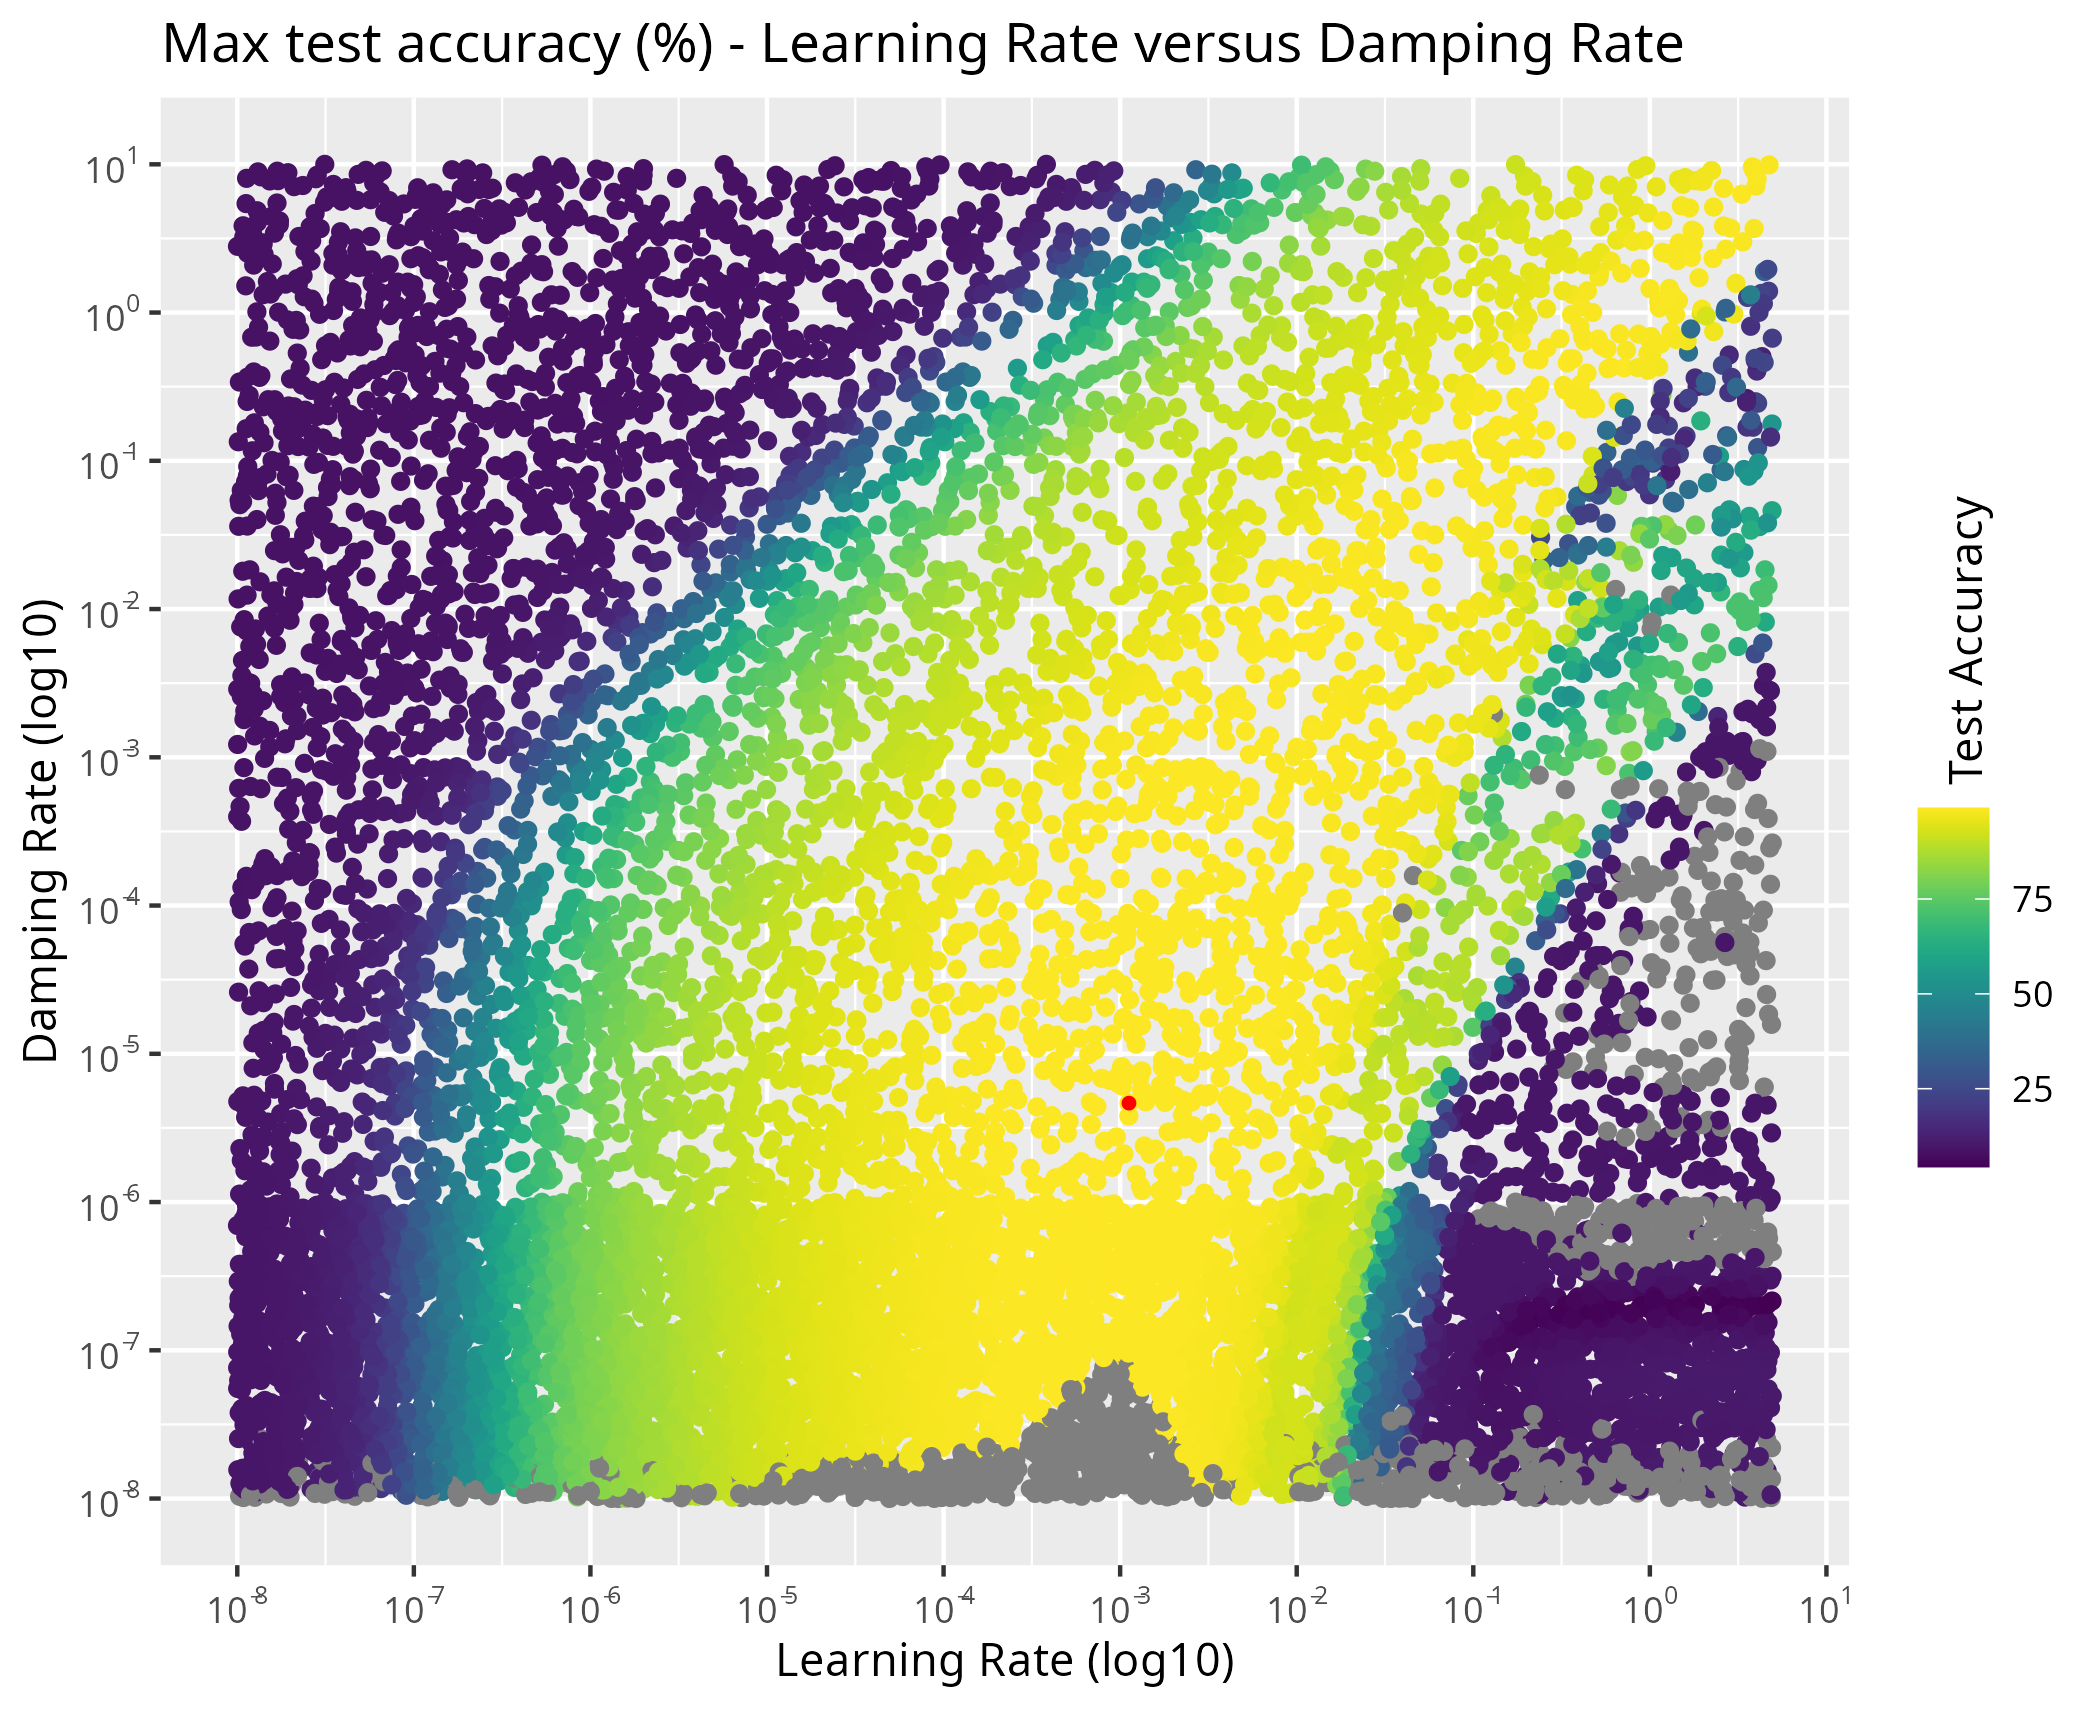

Reproduce this figure in R.
# in the real experiment, we ran 4 jobs separatedly with different range of learning rates and damping rates
# this script combines the results and plot them, making the plot in the paper
# to run this script:
# - (cd logs && tar xvf exp1a.tar.xz)
# - Rscript 1a-cross-hyperparameters.R
# - Plot is saved at 1a-cross-hyperparameters.png

require(ggplot2)
require(viridis)
require(svglite)
require(scales)
require(plyr)
require(dplyr)

# #=============
# # read props
# #=============
props_df1 <- read.csv('logs/exp3a-run1.csv', sep='\t') %>% mutate(run_no = 1)
props_df2 <- read.csv('logs/exp3a-run2.csv', sep='\t') %>% mutate(run_no = 2)
props_df3 <- read.csv('logs/exp3a-run3.csv', sep='\t') %>% mutate(run_no = 3)
props_df4 <- read.csv('logs/exp3a-run4.csv', sep='\t') %>% mutate(run_no = 4)

props_df <- rbind.fill(props_df1, props_df2, props_df3, props_df4) %>%
	select(
		run_no
		, pid
		, LEARNING_RATE
		, CW_NGD_DAMPING
		, reason
		, epoch_no
		, step_no
		, train_acc
		, test_acc
	) %>%
	rename(c('lr' = 'LEARNING_RATE', 'damping' = 'CW_NGD_DAMPING'))

# #=============
# # read individual running results
# #=============

df_list <- list()
for (row_no in seq_len(nrow(props_df))) {
	if (props_df$reason[row_no] != 'exception') {
		for (mode in c('test', 'train', 'step')) {
			pid <- props_df$pid[row_no]
			run_no <- props_df$run_no[row_no]
			file_path <- paste0('logs/run', run_no, '-', pid, '-', mode, '.csv')
			if (file.exists(file_path)) {
				df <- read.table(text=readLines(file_path, warn = FALSE), header = TRUE, sep = '\t')
				df$mode <- mode
				df$pid <- pid
				df$run_no <- run_no
				df <- df %>% filter(loss != 'None') %>% mutate(loss = as.numeric(loss), acc = as.numeric(acc))
				df_list[[paste(pid, run_no, mode, sep = '-')]] <- df
				# df_list <- c(df_list, list(df))
			} else cat(paste('Missing', file_path, '\n'))
		}
	}
}
# all_df <- bind_rows(df_list)

# #=============
# # get aggregated data
# #=============
best_row <- props_df %>% filter(reason == 'max_acc') %>% arrange(-step_no) %>% tail(1)

best_step_no <- best_row$step_no - 1
best_pid <- best_row$pid
best_run_no <- best_row$run_no
best_epoch_no <- best_row$epoch_no

props_df$end_train_acc <- NA
props_df$end_test_acc <- NA
props_df$end_step_acc <- NA

props_df$max_train_acc <- NA
props_df$max_test_acc <- NA
props_df$max_step_acc <- NA

for (row_no in seq_len(nrow(props_df))) {
	if (!grepl('exception', props_df$reason[row_no])) {
		for (mode in c('test', 'train', 'step')) {
			pid_no <- props_df$pid[row_no]
			run_no_val <- props_df$run_no[row_no]

			props_df$end_train_acc[row_no] <- df_list[[paste(pid_no, run_no_val, 'train', sep = '-')]]$acc[best_epoch_no]
			props_df$end_test_acc[row_no] <- df_list[[paste(pid_no, run_no_val, 'test', sep = '-')]]$acc[best_step_no]
			props_df$end_step_acc[row_no] <- df_list[[paste(pid_no, run_no_val, 'step', sep = '-')]]$acc[best_step_no]

			props_df$max_train_acc[row_no] <- max(df_list[[paste(pid_no, run_no_val, 'train', sep = '-')]]$acc[1:best_epoch_no])
			props_df$max_test_acc[row_no] <- max(df_list[[paste(pid_no, run_no_val, 'test', sep = '-')]]$acc[1:best_step_no])
			props_df$max_step_acc[row_no] <- max(df_list[[paste(pid_no, run_no_val, 'step', sep = '-')]]$acc[1:best_step_no])

			# props_df$end_train_acc[row_no] <- all_df %>% filter(pid == pid_no & run_no == run_no_val & mode == 'train') %>% slice(best_epoch_no) %>% pull(acc)
			# props_df$end_test_acc[row_no] <- all_df %>% filter(pid == pid_no & run_no == run_no_val & mode == 'test') %>% slice(best_step_no) %>% pull(acc)
			# props_df$end_step_acc[row_no] <- all_df %>% filter(pid == pid_no & run_no == run_no_val & mode == 'step') %>% slice(best_step_no) %>% pull(acc)
			#
			# props_df$max_train_acc[row_no] <- all_df %>% filter(pid == pid_no & run_no == run_no_val & mode == 'train') %>% slice(1:best_epoch_no) %>% pull(acc) %>% max()
			# props_df$max_test_acc[row_no] <- all_df %>% filter(pid == pid_no & run_no == run_no_val & mode == 'test') %>% slice(1:best_step_no) %>% pull(acc) %>% max()
			# props_df$max_step_acc[row_no] <- all_df %>% filter(pid == pid_no & run_no == run_no_val & mode == 'step') %>% slice(1:best_step_no) %>% pull(acc) %>% max()
		}
	}
}

# #=============
# # plot
# #=============
is_train <- FALSE
metric <- if (is_train) 'max_train_acc' else 'max_test_acc'
metric_display_name <- if (is_train) 'Max training accuracy (%)' else 'Max test accuracy (%)'

propx <- 'lr'
propy <- 'damping'

sub_df <- data.frame(
	x = props_df[[propx]],
	y = props_df[[propy]],
	val = props_df[[metric]],
	reason = props_df$reason,
	step_no = props_df$step_no
)
no_exception_df <- sub_df %>% filter(reason != 'exception')
exception_df <- sub_df %>% filter(reason == 'exception')
best_df <- sub_df %>% filter(reason == 'max_acc') %>% arrange(-step_no) %>% tail(1)
best_df$idx <- seq_len(nrow(best_df))

plt <- ggplot(no_exception_df) +
	geom_point(aes(
		x = x
		,y = y
		,color = val
	)) + labs(
	x = propx,
	y = propy,
	color=if (is_train) 'Training Accuracy' else 'Test Accuracy',
	title = paste(metric_display_name, '- Learning Rate versus Damping Rate'),
) +
	scale_color_viridis(discrete = FALSE) +
	annotate("point", x = best_df$x, y = best_df$y
		, colour = "red"
		, size = best_df$idx
	) +
	annotate(
		"point",
		x = exception_df$x,
		y = exception_df$y
		, color = 'gray'
	)
plt <- plt + scale_x_log10(breaks = c(1e-8, 1e-7, 1e-6, 1e-5, 1e-4, 1e-3, 1e-2, .1, 1, 10), labels = label_log(digits = 2))
plt <- plt + labs(x = 'Learning Rate (log10)')
plt <- plt + scale_y_log10(breaks = c(1e-8, 1e-7, 1e-6, 1e-5, 1e-4, 1e-3, 1e-2, .1, 1, 10), , labels = label_log(digits = 2))
plt <- plt + labs(y = 'Damping Rate (log10)')
plt <- plt + theme(legend.title = element_text(margin = margin(t = 0, r = 0, b = 0, l = -10), angle = 90))
plt

filepath <- '1a-cross-hyperparameters.png'
ggsave(
	filepath,
	plt,
	width=7, height=5.7, unit='in'
)
cat(paste('Saved', filepath, '\n'))
